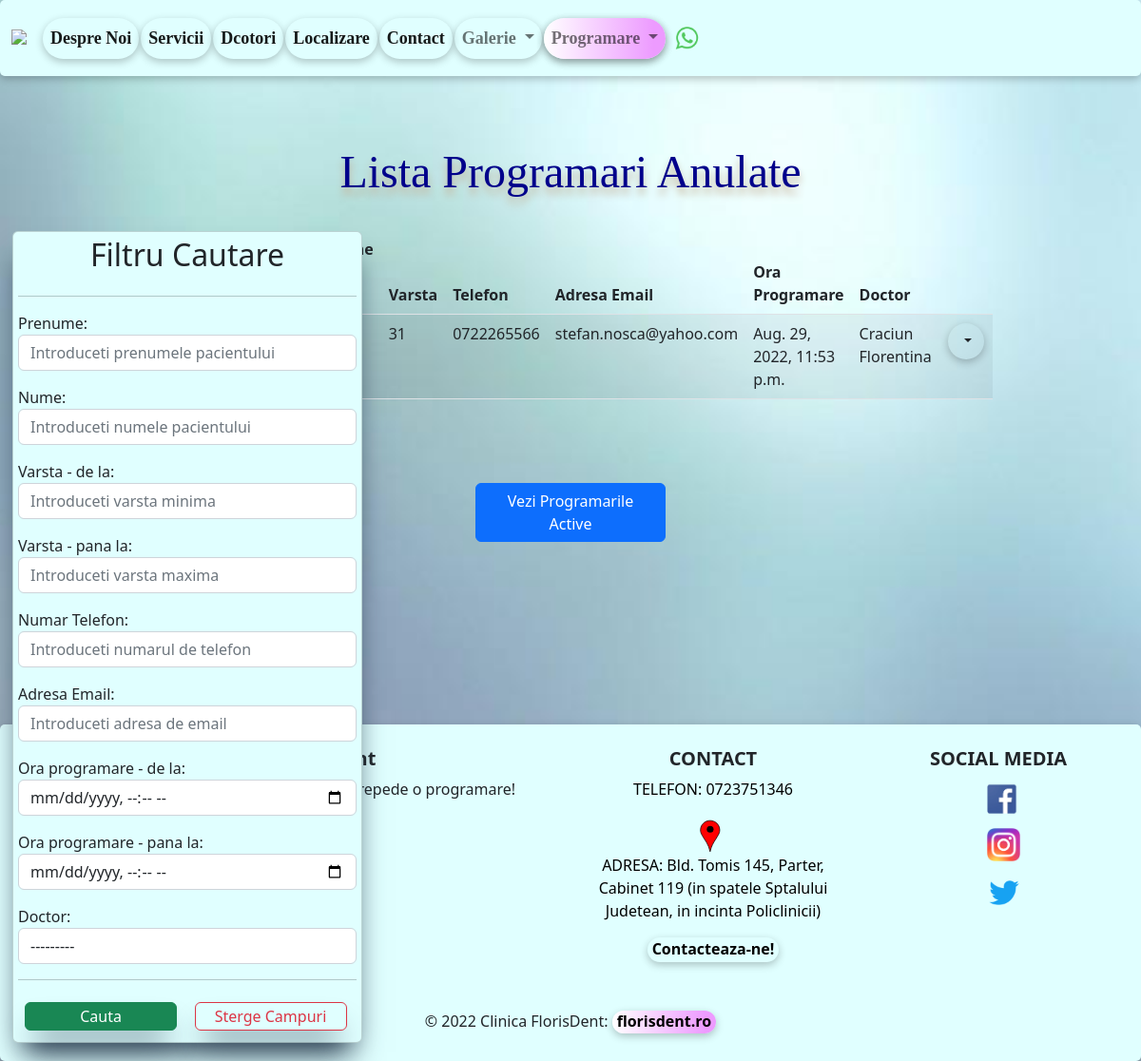
Screenshot of /list_of_programari_anulate/ with the database file from the repository.
### programari/models.py (models this page shows, shortened)
class Programari(models.Model):
    prenume = models.CharField(max_length=30)
    nume = models.CharField(max_length=30)
    varsta = models.IntegerField()
    numar_telefon = models.CharField(blank=True, max_length=20)
    email = models.EmailField(blank=True, max_length=50)
    ora_programare = models.DateTimeField()
    doctor = models.ForeignKey(Doctor, on_delete=models.CASCADE, null=True)
    active = models.BooleanField(default=True)
    created_at = models.DateTimeField(auto_now_add=True)
    updated_at = models.DateTimeField(auto_now=True)

### doctori/models.py (models this page shows)
class Doctor(models.Model):
    nume_doctor = models.CharField(max_length=40)
    specializare = models.CharField(max_length=50)
    experienta = models.IntegerField()
    email = models.EmailField(blank=True, max_length=50)
    descriere = models.TextField(blank=True, max_length=300)
    varsta = models.IntegerField()
    image = models.ImageField(upload_to='images/doctori/', null=True, blank=True)
    active = models.BooleanField(default=True)
    created_at = models.DateTimeField(default=datetime.now)
    updated_at = models.DateTimeField(auto_now=True)
    def __str__(self):
        return f'{self.nume_doctor}'

### programari/views.py (the view)
# urls.py: path('list_of_programari_anulate/', views.ProgramareListViewAnulate.as_view(), name='list-of-programari-anulate'),
class ProgramareListViewAnulate(ListView):
    template_name = 'programari/list_of_programari_anulate.html'
    model = Programari
    context_object_name = 'all_programari_anulate'
    def get_context_data(self, **kwargs):
        data = super(ProgramareListViewAnulate, self).get_context_data(**kwargs)
        all_programari_anulate = Programari.objects.filter(active=False)
        data['programari_anulate'] = all_programari_anulate
        my_filter_ = ProgramariFilters(self.request.GET, queryset=all_programari_anulate)
        data['all_programari_anulate'] = my_filter_.qs
        data['my_filter_anulate'] = my_filter_
        return data

### templates/programari/list_of_programari_anulate.html (shortened to what this page needs)
{% extends 'base.html' %}
{% block content %}
    <h2 class="my_header text-center">Lista Programari Anulate</h2>
    <br>
    <div class="container-fluid">
        <div class="row">
            <div class="col-md-3">
                <div class="card"
                     style="width: 23rem; position: fixed; box-shadow: rgb(38, 57, 77) 0px 20px 30px -10px; padding: 5px; margin: 1px; background-color: lightcyan">
                    <h2 class="my-h text-center">Filtru Cautare</h2>
                    <hr>
                    <form class="my-h" method="get">
                        {{ my_filter_anulate.form.as_p }}
                        <hr>
                        <button type="submit" class="btn btn-success"
                                style="width: 10rem; box-shadow: rgb(38, 57, 77) 0px 20px 30px -10px; padding:2px; margin: 2%;">
                            Cauta
                        </button>
                        <a href="{% url 'list-of-programari' %}" class="btn btn-outline-danger"
                           style="width: 10rem; box-shadow: rgb(38, 57, 77) 0px 20px 30px -10px; padding:2px; margin: 2%;">
                            Sterge Campuri</a>
                    </form>
                </div>
            </div>
            <div class="col-md-6">
                <table class="table table-striped table-hover">
                    <thead>
                    <tr>
                        <th>Prenume / Nume Pacient</th>
                        <th>Varsta</th>
                        <th>Telefon</th>
                        <th>Adresa Email</th>
                        <th>Ora Programare</th>
                        <th>Doctor</th>
                        <th></th>
                    </tr>
                    </thead>
                    <tbody>
                    {% for programari in all_programari_anulate %}
                        <tr>
                            <td>{{ programari.prenume }}, {{ programari.nume }}</td>
                            <td>{{ programari.varsta }}</td>
                            <td>{{ programari.numar_telefon }}</td>
                            <td>{{ programari.email }}</td>
                            <td>{{ programari.ora_programare }}</td>
                            <td>{{ programari.doctor }}</td>
                            <td>
                                <li class="nav-item dropdown" style="list-style-type: none">
                                    <button class="btn dropdown-toggle" id="navbarDropdown"
                                            role="button"
                                            data-bs-toggle="dropdown" aria-expanded="false">
                                    </button>
                                </li>
                            </td>
                        </tr>
                    {% endfor %}
                    </tbody>
                </table>
            </div>
        </div>
    </div>
    <br><br><br>
    <div class="d-grid gap-2 col-2 mx-auto">
        <a href="{% url 'list-of-programari' %}" class="btn btn-primary" type="button">Vezi Programarile Active</a>
    </div>
{% endblock %}

### static/css/main.css (style rules this page uses)
.my_header { color: #00008b; font-size: xxx-large; font-family: Inder, Verdana, Paytone One; text-shadow: 0 7px 8px #c4b59d; }

### templates/navbar.html (style rules this page uses)
.nav-item { font-weight: bold; font-family: "Microsoft Sans Serif"; margin: 1px; box-shadow: rgba(0, 0, 0, 0.24) 0px 3px 8px; color: black; border-radius: 25px; }

### rows the page displays
Programari: varsta "31", numar_telefon "0722265566", email "stefan.nosca@yahoo.com", ora_programare "Aug. 29, 2022, 11:53 p.m.", doctor "Craciun Florentina"
